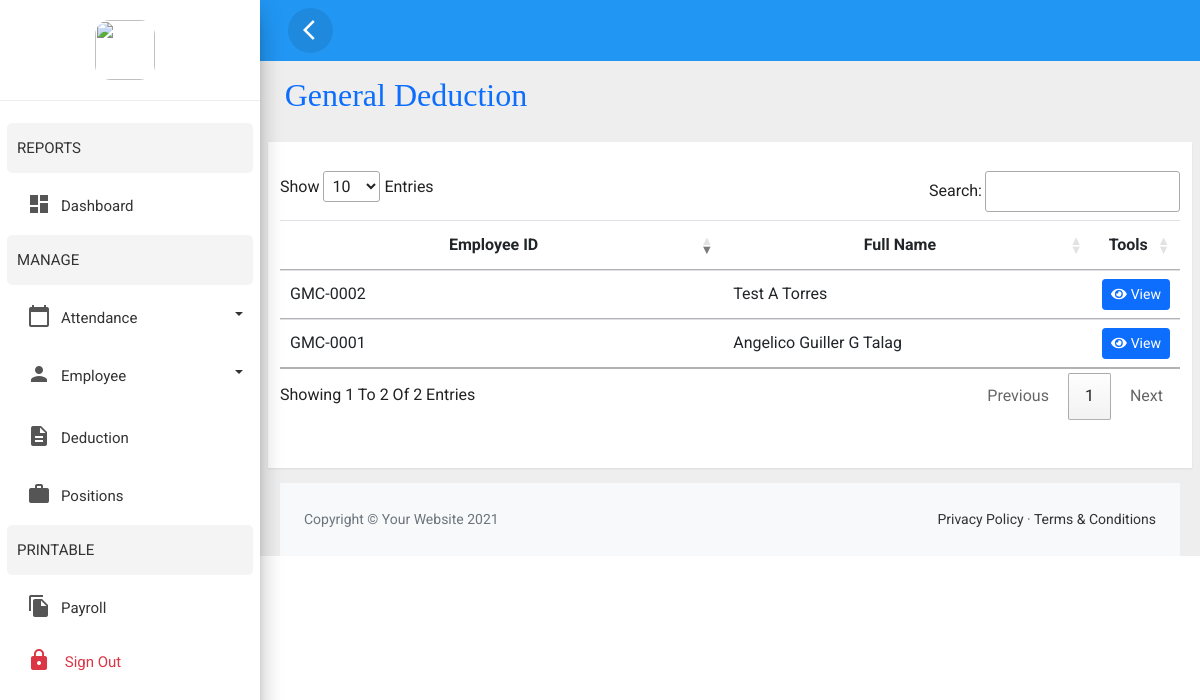
The page /admin/employee_deduct.php (signed in) on the database its author committed.
### tables this page shows
CREATE TABLE `userinfo` (
  `userInfoID` int(11) NOT NULL,
  `firstname` varchar(50) NOT NULL,
  `middlename` varchar(50) NOT NULL,
  `lastname` varchar(50) NOT NULL,
  `contactNumber` char(11) NOT NULL,
  `userAddress` varchar(50) NOT NULL,
  `gender` varchar(10) NOT NULL,
  `bday` date NOT NULL,
  `emailAddress` varchar(255) NOT NULL,
  `registrationDate` date NOT NULL,
  `position` int(11) DEFAULT 1,
  `basicSalary` double(11,2) DEFAULT 0.00,
  `employeeID` char(8) NOT NULL,
  `employeeStatus` varchar(20) NOT NULL,
  `userPhoto` longblob NOT NULL
);

### classes/Admin.class.php (called while the page is built, shortened)
<?php
class Admin extends User
{
	public function getUserInfo()
	{
		$sql = "SELECT * FROM userinfo, userlogin, positionlist WHERE userlogin.userID = userinfo.employeeID AND positionlist.positionID = userinfo.position AND userlogin.userType = 1 AND userinfo.employeeStatus = 'active' ";
		$query = $this->setInfo($sql);
		return $query;
	}
}

### classes/DbConnection.class.php (called while the page is built, shortened)
<?php
class DbConnection
{
    private $host = 'localhost';
    private $username = 'root';
    private $password = '';
    private $database = 'gmc_payroll';
    protected $connection;
    public function __construct()
    {
        if (!isset($this->connection)) {
            $this->connection = new mysqli(
                $this->host,
                $this->username,
                $this->password,
                $this->database
            );
        }
        return $this->connection;
    }
}

### classes/User.class.php (called while the page is built, shortened)
<?php
class User extends DbConnection
{
    public function setInfo($sql)
    {
        $query = $this->connection->query($sql);
        return $query;
    }
}

### classes/DeductionView.class.php (the view, shortened to what this page needs)
<?php
class DeductionView extends Deduction
{
    public function displayEmployees()
    {
        $data = $this->getUserInfo();
        foreach ($data as $row) {
            $output =
                '
                <tr>
                    <td style="text-align: left; vertical-align: middle;width:600px;">' . $row['employeeID'] . '</td>
                    <td style="text-align: left; vertical-align: middle;width:500px;">' . $row['firstname'] . " " . $row['middlename'] . " " . $row['lastname'] . '</td>
                    <td style="text-align:center;">
                        <a href="deduction.php?id=' . $row['userInfoID'] . '"><button type="button" class="btn btn-primary btn-sm"><i class="fa fa-eye"></i>&nbsp;View</button></td></a>
                    </td>
                </tr>';
            echo $output;
        }
    }
}

### admin/css/custom.css (style rules this page uses)
body, html { line-height: 1.8; font-family: "Roboto", sans-serif; color: #555e58; text-transform: capitalize; text-rendering: optimizeLegibility !important; -webkit-font-smoothing: antialiased !important; font-weight: 400; margin: 0px; padding: 0px; }
a { color: #333; font-weight: 400; }
button { cursor: pointer; }
a, a:hover, a:focus { color: #333; text-decoration: none; transition: all 0.3s; }

### rows shown on the page
userinfo: employeeID "GMC-0002", firstname "Test", middlename "A", lastname "Torres"
userinfo: employeeID "GMC-0001", firstname "Angelico Guiller", middlename "G", lastname "Talag"
